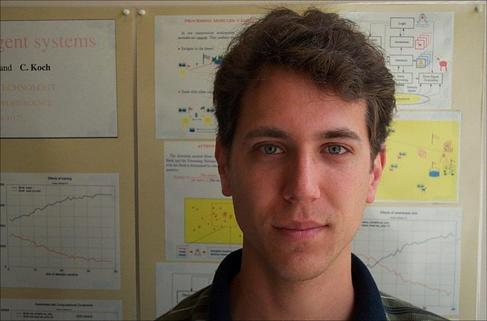
#> input picture dataset1/Faces/image_0045.jpg, 487 x 321 px
$ python -i features_extraction.py   (imports and definitions only)   (older library calls are emulated)
#> lines starting #> are read from the running program, lines starting #| are printed output that depends on the picture; after the words box and inside, x2 and y2 are one past the last pixel; in counts of white or black regions, pixels touching at a corner belong together
#> further down, picture is the input picture: shape (321, 487, 3); mean B, G, R 92.7, 111.2, 125.6
import cv2
import numpy as np
from ..configs import config as cfg


def extract_features(images):
    sift = cv2.xfeatures2d.SIFT_create()
    keypoints_all = []
    descriptors_all = []

    for image in images:
        # Convert the image to grayscale
        gray = cv2.cvtColor(image, cv2.COLOR_BGR2GRAY)

        # Detect Harris corners
        harris_corners = cv2.cornerHarris(gray, cfg.HARRIS_BLOCKSIZE, cfg.HARRIS_KSIZE, cfg.HARRIS_K)

        # Normalize and threshold the corner strengths
        harris_corners = cv2.normalize(harris_corners, None, alpha=cfg.NORM_ALPHA, beta=cfg.NORM_BETA,
                                   norm_type=cv2.NORM_MINMAX, dtype=cv2.CV_32FC1)
        ret, harris_corners = cv2.threshold(harris_corners, cfg.THRESHOLD_RATIO * harris_corners.max(), 255, cv2.THRESH_BINARY)
        harris_corners = np.uint8(harris_corners)

        # Detect keypoints with SIFT on the entire image
        keypoints = sift.detect(gray, None)

        # Filter keypoints using the binary Harris corners mask
        keypoints = [kp for kp in keypoints if harris_corners[int(kp.pt[1]), int(kp.pt[0])]]

        # Compute SIFT descriptors for the filtered keypoints
        keypoints, descriptors = sift.compute(gray, keypoints)

        keypoints_all.append(keypoints)
        descriptors_all.append(descriptors)

    return keypoints_all, descriptors_all


def extract_features_one(image):
    sift = cv2.xfeatures2d.SIFT_create()

    # Convert the image to grayscale
    gray = cv2.cvtColor(image, cv2.COLOR_BGR2GRAY)
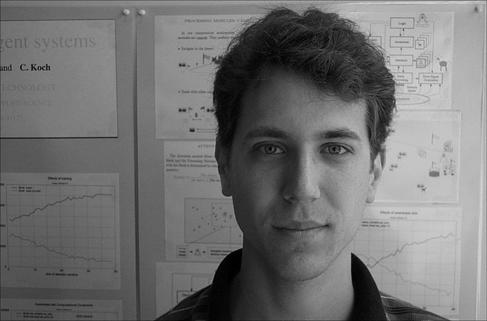
#> gray: shape (321, 487); min 0, max 219, mean 113.4

    # Detect Harris corners
    harris_corners = cv2.cornerHarris(gray, 2, 3, 0.04)
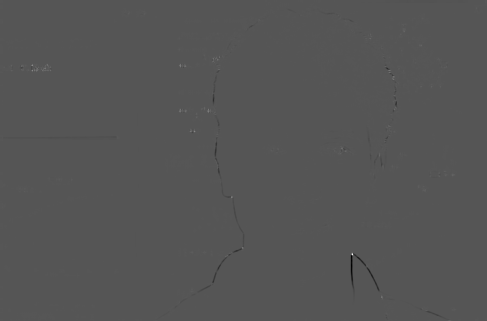
#> harris_corners: shape (321, 487) float32; min -0.00272, max 0.00535, mean -2.5e-06; drawn with min black and max white

    # Normalize and threshold the corner strengths
    harris_corners = cv2.normalize(harris_corners, None, alpha=0, beta=255, norm_type=cv2.NORM_MINMAX,
                                   dtype=cv2.CV_32FC1)
    ret, harris_corners = cv2.threshold(harris_corners, 0.01 * harris_corners.max(), 255, cv2.THRESH_BINARY)
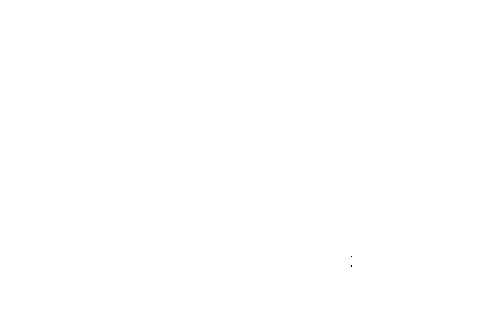
#> harris_corners: shape (321, 487) float32; 100% white; black in thin lines or dots, all inside (x1, y1, x2, y2) = (351, 256, 352, 267)
#> ret = 2.55
    harris_corners = np.uint8(harris_corners)

    # Detect keypoints with SIFT on the entire image
    keypoints = sift.detect(gray, None)
#> keypoints = 328 keypoints; strongest (x, y, size): (359, 273, 14.9), (353, 255, 2.8), (192, 130, 2.8), (379, 126, 18.8)

    # Filter keypoints using the binary Harris corners mask
    keypoints = [kp for kp in keypoints if harris_corners[int(kp.pt[1]), int(kp.pt[0])]]

    # Compute SIFT descriptors for the filtered keypoints
    keypoints, descriptors = sift.compute(gray, keypoints)

    return descriptors

>>> import cv2
>>> picture = cv2.imread('../dataset1/Faces/image_0045.jpg')
>>> result = extract_features_one(picture)
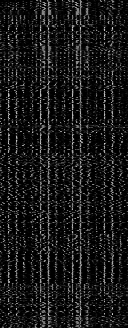
#> result: shape (328, 128) float32; min 0, max 212, mean 23.8

$ run again, on dataset1/Faces/image_0129.jpg
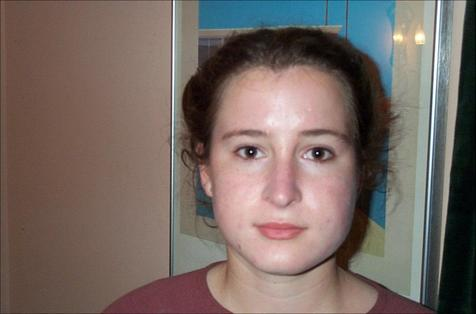
#> input picture dataset1/Faces/image_0129.jpg, 476 x 314 px
#> picture is the input picture: shape (314, 476, 3); mean B, G, R 99.4, 105.3, 119
#> in extract_features_one, `harris_corners = cv2.cornerHarris(gray, 2, 3, 0.04)`:
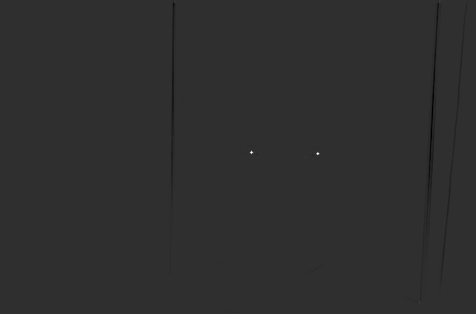
#> harris_corners: shape (314, 476) float32; min -0.00678, max 0.0295, mean -2.93e-05; drawn with min black and max white
#> ret = 2.55
#> keypoints = 201 keypoints; strongest (x, y, size): (281, 105, 53), (251, 151, 9.2), (318, 153, 9.7), (200, 103, 30.8)
#> `result = extract_features_one(picture)`:
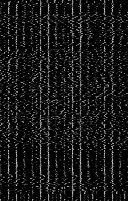
#> result: shape (201, 128) float32; min 0, max 213, mean 23

$ run again, on dataset1/Faces/image_0240.jpg
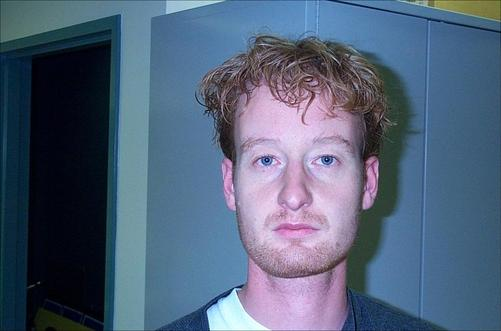
#> input picture dataset1/Faces/image_0240.jpg, 501 x 331 px
#> picture is the input picture: shape (331, 501, 3); mean B, G, R 121.7, 98.5, 81.9
#> in extract_features_one, `gray = cv2.cvtColor(image, cv2.COLOR_BGR2GRAY)`:
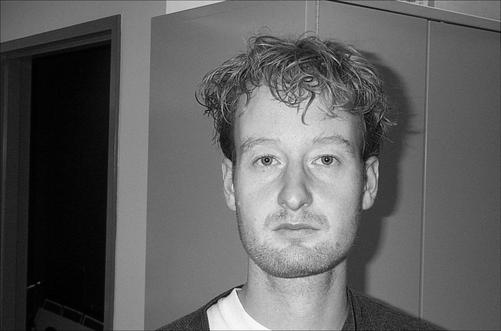
#> gray: shape (331, 501); min 0, max 254, mean 96.2
#> ret = 2.55
#> keypoints = 291 keypoints; strongest (x, y, size): (327, 159, 6.7), (266, 160, 6.7), (226, 294, 4.6), (234, 290, 2.1)
#> `result = extract_features_one(picture)`:
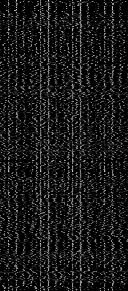
#> result: shape (291, 128) float32; min 0, max 216, mean 25.7

$ run again, on dataset1/Faces/image_0265.jpg
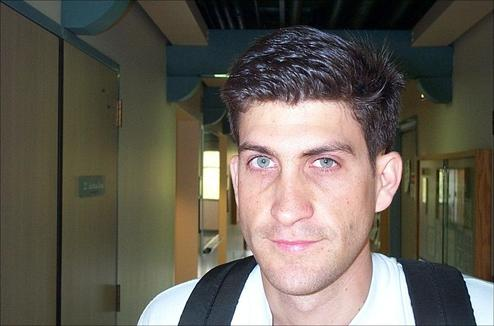
#> input picture dataset1/Faces/image_0265.jpg, 494 x 326 px
#> picture is the input picture: shape (326, 494, 3); mean B, G, R 85.3, 95.8, 102.4
#> in extract_features_one, `harris_corners = cv2.cornerHarris(gray, 2, 3, 0.04)`:
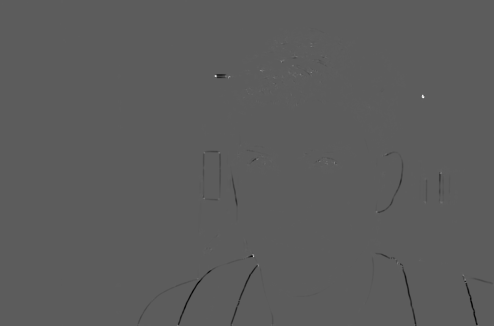
#> harris_corners: shape (326, 494) float32; min -0.0135, max 0.0235, mean -3.11e-05; drawn with min black and max white
#> ret = 2.55
#> keypoints = 378 keypoints; strongest (x, y, size): (216, 75, 2), (211, 159, 11.7), (224, 75, 2.2), (391, 166, 16.7)
#> `result = extract_features_one(picture)`:
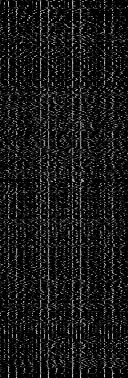
#> result: shape (378, 128) float32; min 0, max 201, mean 24.7
